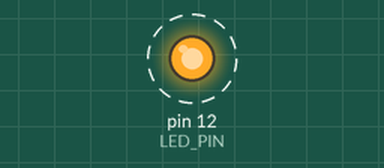
A sketch run on a simulated Arduino Uno, built with avr-gcc and run on an emulated ATmega328P. Shown: output pins drawn as LEDs (lit = HIGH). Dashed ring = blinking.

Above: at 0.2 s.
Timing chart, 0 to 3.0 s (numbered marks = the images above):
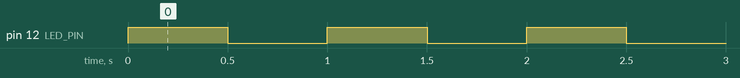

The sketch:

blink.ino
```cpp
/*
 * The "Hello World" equivalent of Arduino programs.
 * Arduino uses executes compiled programs, written in a very C-like language.
 * To use this, plug your Arduino into your computer, fire up the IDE,
 * (if you're using an Uno, you should see the L light blink then )
 * put an LED in slots LED_PIN and GND, upload, and watch it blink!
 * @author Sam Burdick
 */
#define LED_PIN 12
#define T       500

// this will run once
void setup() {
  pinMode(LED_PIN, OUTPUT);
}

// this will be called repeatedly
void loop() {
  digitalWrite(LED_PIN, HIGH); // sends about 2.2 V to this pin, perfect for typical LEDS (they tend to be picky though)
  delay(T);                    // holds voltage
  digitalWrite(LED_PIN, LOW);  // no volts for you!
  delay(T);
}
```

Measured:
- by itself, pin 12 (LED_PIN): alternates HIGH for 0.50 s and LOW for 0.50 s
